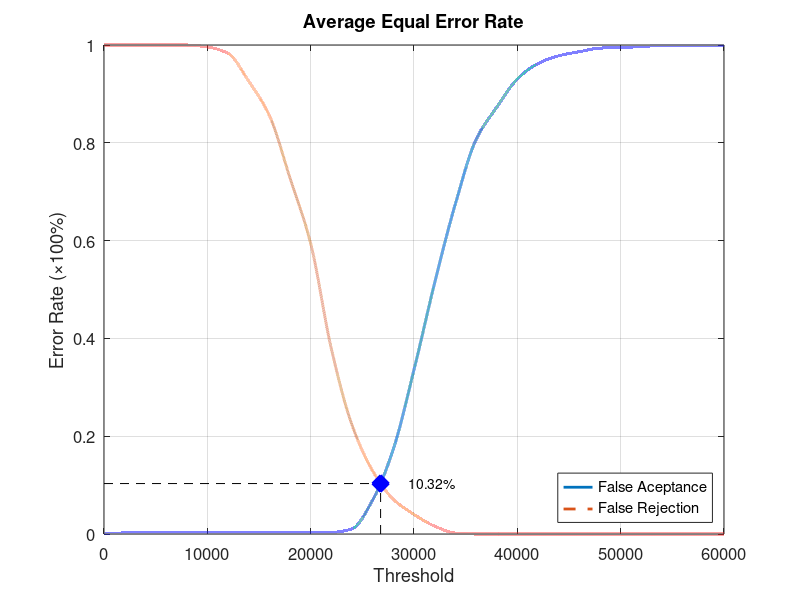
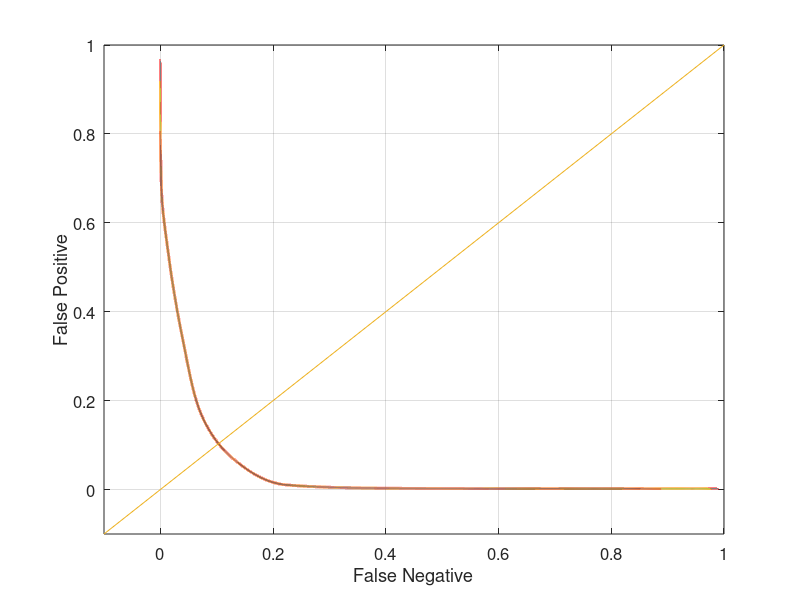

These charts were generated, in order, by the following MATLAB code:
function yEER = Database4Average
close all;
clear;
clc;
x = 0:2000:60000;
xq = 0:0.5:60000;

y0 = [0 0.00210526 0.00210526 0.00210526 0.00210526 0.00210526 0.00210526 0.00210526 0.00210526 0.00210526 0.00210526 0.0031579 0.0105263 0.0694737 0.173684 0.335789 0.513684 0.674737 0.806316 0.872632 0.930526 0.962105 0.977895 0.986316 0.993684 0.994737 0.996842 0.998947 0.998947 0.998947 1];
yy0 = interp1(x, y0, xq, 'pchip');
y1 = [1 1 1 1 1 0.996 0.983 0.926 0.856 0.728 0.594 0.379 0.223 0.129 0.071 0.04 0.016 0.002 0 0 0 0 0 0 0 0 0 0 0 0 0];
yy1 = interp1(x, y1, xq, 'pchip');

% Calculating EER: 
y2 = abs(y0 - y1);
find(y2 == min(y2))
yy2 = abs(yy0 - yy1);
xEER = find(yy2 == min(yy2));
xEERIndex = xq(xEER) % X-axis EER
yEER = yy0(xEER) % Y-axis EER

main = figure
plot(xq, yy0,'-','LineWidth', 2);	hold on
plot(xq, yy1,'--','LineWidth', 2);	hold on
plot([xEERIndex xEERIndex], [0 yEER], 'k--');	hold on
plot([0 xEERIndex], [yEER yEER], 'k--');	hold on
plot(xEERIndex, yEER, 'bx', 'LineWidth', 10);	hold on
text(xEERIndex + 10 * xEERIndex / 100, yEER, [num2str(round((10000 * yEER)) / 100) '%'])
legend('False Aceptance', 'False Rejection', 'Location', 'SouthEast')
xlabel('Threshold')
ylabel('Error Rate (\times100%)')
title('Average Equal Error Rate')
set(gca, 'FontSize', 12)
axis([0 60000 0 1])
grid on

print(main, 'Database4AverageMain', '-dpng');
FNRxFPR = figure('Color', [1 1 1]);
plot(yy1, yy0, '-', yy1, yy0, 'LineWidth', 2);
hold on
y = -0.1:0.1:1
plot(y, y); 
set(gca, 'FontSize', 12)
xlabel('False Negative')
ylabel('False Positive')
axis([-0.1 1 -0.1 1])
set(gca, 'FontSize', 12)
grid on

print(FNRxFPR, 'Database4AverageFNRxFPR','-dpng');
end
